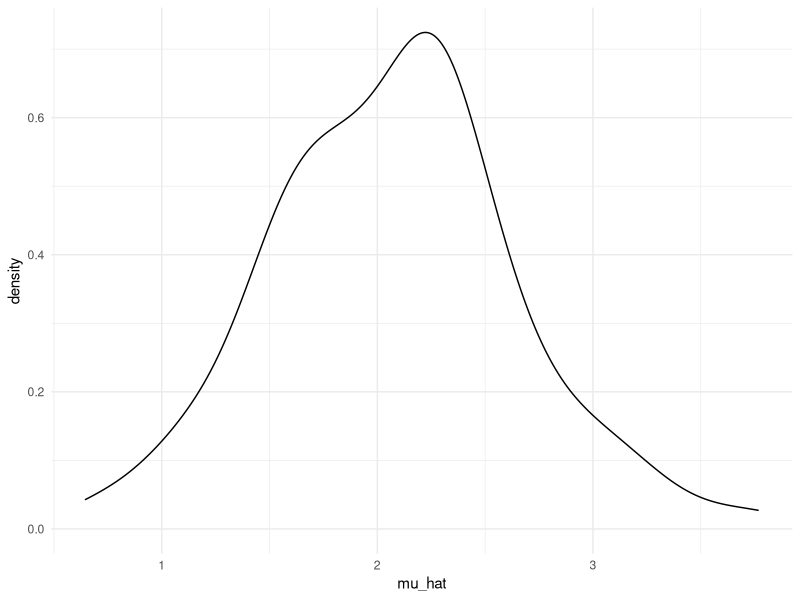
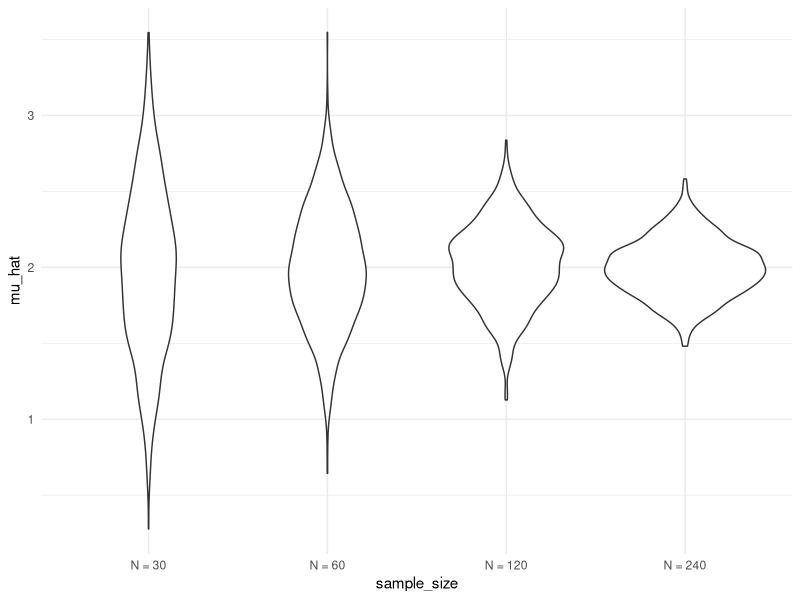
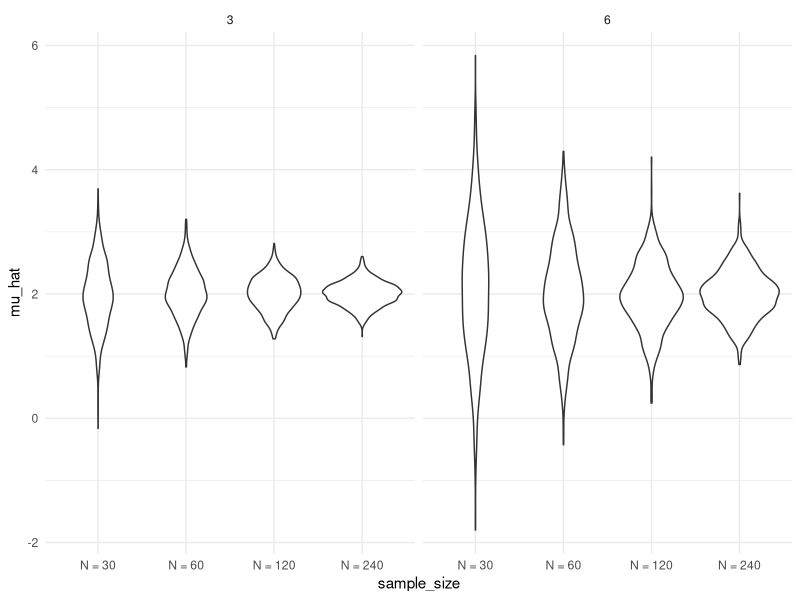

Reproduce these figures in R, in order.
## ---- chunk 1
knitr::opts_chunk$set(echo = TRUE)
## ---- chunk 2
library(tidyverse)

knitr::opts_chunk$set(
	echo = TRUE,
	warning = FALSE,
  fig.width = 6,
  fig.asp = .6,
  out.width = "90%"
)
theme_set(theme_minimal() + theme(legend.position = "bottom"))
options(
  ggplot2.continuous.colour = "viridis",
  ggplot2.continuous.fill = "viridis"
)
scale_colour_discrete = scale_colour_viridis_d
scale_fill_discrete = scale_fill_viridis_d
## ---- chunk 3
sim_mean_sd = function(n_obs, mu = 2, sigma = 3) {
  
  sim_data = tibble(
    x = rnorm(n_obs, mean = mu, sd = sigma),
  )
  
  sim_data %>% 
    summarize(
      mu_hat = mean(x),
      sigma_hat = sd(x)
    )
}
## ---- chunk 4
sim_mean_sd(n_obs = 30)
## ---- chunk 5
output = vector("list", length = 100)

for (i in 1:100) {
  
  output[[i]] = sim_mean_sd(n_obs = 30)
  
}

bind_rows(output)
## ---- chunk 6
sim_results_df = 
  expand_grid(
    sample_size = 30,
    iteration = 1:100
  ) %>% 
  mutate(
    estimate_df = map(sample_size, sim_mean_sd)
  ) %>% 
  unnest(estimate_df)
## ---- chunk 7
sim_results_df %>% 
  ggplot(aes(x = mu_hat)) +
  geom_density()
## ---- chunk 8
sim_results_df = 
  expand_grid(
    sample_size = c(30, 60, 120, 240),
    iteration = 1:1000
  ) %>% 
  mutate(
    estimate_df = map(sample_size, sim_mean_sd)
  ) %>% 
  unnest(estimate_df)
## ---- chunk 9
sim_results_df %>% 
  mutate(
    sample_size = str_c("N = ", sample_size),
    sample_size = fct_inorder(sample_size)
  ) %>% 
  ggplot(aes(x = sample_size, y = mu_hat)) +
  geom_violin()
## ---- chunk 10
sim_results_df %>% 
  mutate(
    sample_size = str_c("N = ", sample_size),
    sample_size = fct_inorder(sample_size)
  ) %>% 
  group_by(sample_size) %>% 
  summarize(
    empt_st_err = sd(mu_hat)
  )
## ---- chunk 11
sim_results_df = 
  expand_grid(
    sample_size = c(30, 60, 120, 240),
    true_sigma = c(6, 3),
    iteration = 1:1000
  ) %>% 
  mutate(
    estimate_df = 
      map2(.x = sample_size, .y = true_sigma, ~ sim_mean_sd(n_obs = .x, sigma = .y))
  ) %>% 
  unnest(estimate_df)
## ---- chunk 12
sim_results_df %>% 
  mutate(
    sample_size = str_c("N = ", sample_size),
    sample_size = fct_inorder(sample_size)
  ) %>% 
  ggplot(aes(x = sample_size, y = mu_hat)) +
  geom_violin() +
  facet_grid(. ~ true_sigma)
